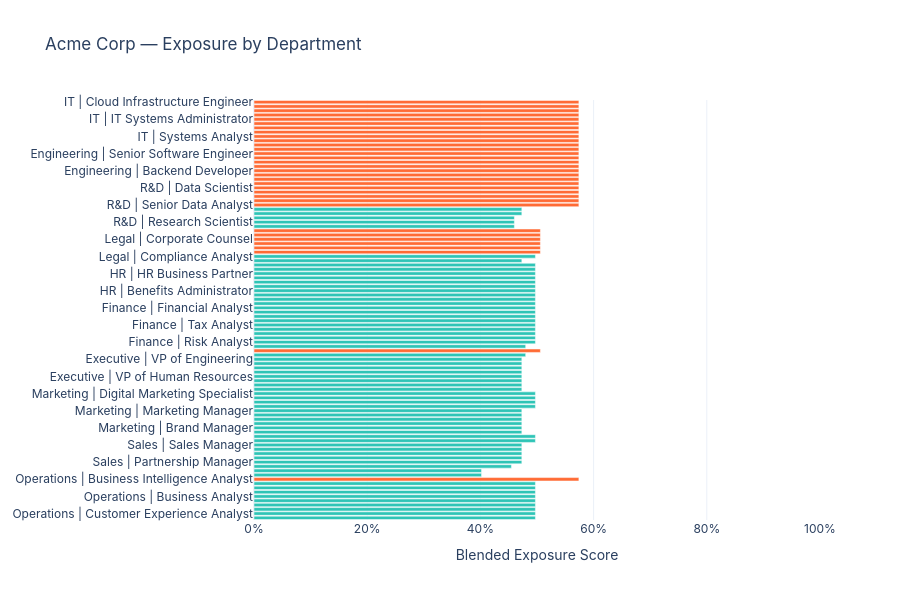

Source (notebook cell):
### Code cell
fig = exposure_heatmap(roles, scores, title="Acme Corp — Exposure by Department")
fig.update_layout(height=600, width=900)
fig.show()

### Figure 1 — Plotly figure (JSON) as saved in the notebook; plotly's stock layout.template omitted (floating-point values rounded to 4 significant figures)
{"data": [{"hovertemplate": "<b>Cloud Infrastructure Engineer</b><br>Department: IT<br>Exposure: 57.40%<br>Headcount: 6<extra></extra>", "marker": {"color": "#FF6B35"}, "name": "IT", "orientation": "h", "showlegend": false, "type": "bar", "x": [0.574], "y": ["IT | Cloud Infrastructure Engineer"]}, {"hovertemplate": "<b>Security Engineer</b><br>Department: IT<br>Exposure: 57.40%<br>Headcount: 4<extra></extra>", "marker": {"color": "#FF6B35"}, "name": "IT", "orientation": "h", "showlegend": false, "type": "bar", "x": [0.574], "y": ["IT | Security Engineer"]}, {"hovertemplate": "<b>Senior Security Engineer</b><br>Department: IT<br>Exposure: 57.40%<br>Headcount: 2<extra></extra>", "marker": {"color": "#FF6B35"}, "name": "IT", "orientation": "h", "showlegend": false, "type": "bar", "x": [0.574], "y": ["IT | Senior Security Engineer"]}, {"hovertemplate": "<b>IT Support Specialist</b><br>Department: IT<br>Exposure: 57.40%<br>Headcount: 8<extra></extra>", "marker": {"color": "#FF6B35"}, "name": "IT", "orientation": "h", "showlegend": false, "type": "bar", "x": [0.574], "y": ["IT | IT Support Specialist"]}, {"hovertemplate": "<b>IT Systems Administrator</b><br>Department: IT<br>Exposure: 57.40%<br>Headcount: 5<extra></extra>", "marker": {"color": "#FF6B35"}, "name": "IT", "orientation": "h", "showlegend": false, "type": "bar", "x": [0.574], "y": ["IT | IT Systems Administrator"]}, {"hovertemplate": "<b>Network Administrator</b><br>Department: IT<br>Exposure: 57.40%<br>Headcount: 3<extra></extra>", "marker": {"color": "#FF6B35"}, "name": "IT", "orientation": "h", "showlegend": false, "type": "bar", "x": [0.574], "y": ["IT | Network Administrator"]}, {"hovertemplate": "<b>Database Administrator</b><br>Department: IT<br>Exposure: 57.40%<br>Headcount: 4<extra></extra>", "marker": {"color": "#FF6B35"}, "name": "IT", "orientation": "h", "showlegend": false, "type": "bar", "x": [0.574], "y": ["IT | Database Administrator"]}, {"hovertemplate": "<b>Technical Support Engineer</b><br>Department: IT<br>Exposure: 57.40%<br>Headcount: 6<extra></extra>", "marker": {"color": "#FF6B35"}, "name": "IT", "orientation": "h", "showlegend": false, "type": "bar", "x": [0.574], "y": ["IT | Technical Support Engineer"]}, {"hovertemplate": "<b>Systems Analyst</b><br>Department: IT<br>Exposure: 57.40%<br>Headcount: 4<extra></extra>", "marker": {"color": "#FF6B35"}, "name": "IT", "orientation": "h", "showlegend": false, "type": "bar", "x": [0.574], "y": ["IT | Systems Analyst"]}, {"hovertemplate": "<b>Business Systems Analyst</b><br>Department: IT<br>Exposure: 57.40%<br>Headcount: 3<extra></extra>", "marker": {"color": "#FF6B35"}, "name": "IT", "orientation": "h", "showlegend": false, "type": "bar", "x": [0.574], "y": ["IT | Business Systems Analyst"]}, {"hovertemplate": "<b>Software Engineer I</b><br>Department: Engineering<br>Exposure: 57.40%<br>Headcount: 35<extra></extra>", "marker": {"color": "#FF6B35"}, "name": "Engineering", "orientation": "h", "showlegend": false, "type": "bar", "x": [0.574], "y": ["Engineering | Software Engineer I"]}, {"hovertemplate": "<b>Software Engineer II</b><br>Department: Engineering<br>Exposure: 57.40%<br>Headcount: 28<extra></extra>", "marker": {"color": "#FF6B35"}, "name": "Engineering", "orientation": "h", "showlegend": false, "type": "bar", "x": [0.574], "y": ["Engineering | Software Engineer II"]}, {"hovertemplate": "<b>Senior Software Engineer</b><br>Department: Engineering<br>Exposure: 57.40%<br>Headcount: 22<extra></extra>", "marker": {"color": "#FF6B35"}, "name": "Engineering", "orientation": "h", "showlegend": false, "type": "bar", "x": [0.574], "y": ["Engineering | Senior Software Engineer"]}, {"hovertemplate": "<b>Staff Software Engineer</b><br>Department: Engineering<br>Exposure: 57.40%<br>Headcount: 8<extra></extra>", "marker": {"color": "#FF6B35"}, "name": "Engineering", "orientation": "h", "showlegend": false, "type": "bar", "x": [0.574], "y": ["Engineering | Staff Software Engineer"]}, {"hovertemplate": "<b>Principal Software Engineer</b><br>Department: Engineering<br>Exposure: 57.40%<br>Headcount: 3<extra></extra>", "marker": {"color": "#FF6B35"}, "name": "Engineering", "orientation": "h", "showlegend": false, "type": "bar", "x": [0.574], "y": ["Engineering | Principal Software Engineer"]}, {"hovertemplate": "<b>Frontend Developer</b><br>Department: Engineering<br>Exposure: 57.40%<br>Headcount: 18<extra></extra>", "marker": {"color": "#FF6B35"}, "name": "Engineering", "orientation": "h", "showlegend": false, "type": "bar", "x": [0.574], "y": ["Engineering | Frontend Developer"]}, {"hovertemplate": "<b>Backend Developer</b><br>Department: Engineering<br>Exposure: 57.40%<br>Headcount: 20<extra></extra>", "marker": {"color": "#FF6B35"}, "name": "Engineering", "orientation": "h", "showlegend": false, "type": "bar", "x": [0.574], "y": ["Engineering | Backend Developer"]}, {"hovertemplate": "<b>Full Stack Developer</b><br>Department: Engineering<br>Exposure: 57.40%<br>Headcount: 15<extra></extra>", "marker": {"color": "#FF6B35"}, "name": "Engineering", "orientation": "h", "showlegend": false, "type": "bar", "x": [0.574], "y": ["Engineering | Full Stack Developer"]}, {"hovertemplate": "<b>Mobile Developer</b><br>Department: Engineering<br>Exposure: 57.40%<br>Headcount: 8<extra></extra>", "marker": {"color": "#FF6B35"}, "name": "Engineering", "orientation": "h", "showlegend": false, "type": "bar", "x": [0.574], "y": ["Engineering | Mobile Developer"]}, {"hovertemplate": "<b>DevOps Engineer</b><br>Department: Engineering<br>Exposure: 57.40%<br>Headcount: 7<extra></extra>", "marker": {"color": "#FF6B35"}, "name": "Engineering", "orientation": "h", "showlegend": false, "type": "bar", "x": [0.574], "y": ["Engineering | DevOps Engineer"]}, {"hovertemplate": "<b>Data Scientist</b><br>Department: R&D<br>Exposure: 57.40%<br>Headcount: 12<extra></extra>", "marker": {"color": "#FF6B35"}, "name": "R&D", "orientation": "h", "showlegend": false, "type": "bar", "x": [0.574], "y": ["R&D | Data Scientist"]}, {"hovertemplate": "<b>Senior Data Scientist</b><br>Department: R&D<br>Exposure: 57.40%<br>Headcount: 6<extra></extra>", "marker": {"color": "#FF6B35"}, "name": "R&D", "orientation": "h", "showlegend": false, "type": "bar", "x": [0.574], "y": ["R&D | Senior Data Scientist"]}, {"hovertemplate": "<b>AI Research Scientist</b><br>Department: R&D<br>Exposure: 57.40%<br>Headcount: 3<extra></extra>", "marker": {"color": "#FF6B35"}, "name": "R&D", "orientation": "h", "showlegend": false, "type": "bar", "x": [0.574], "y": ["R&D | AI Research Scientist"]}, {"hovertemplate": "<b>Data Analyst</b><br>Department: R&D<br>Exposure: 57.40%<br>Headcount: 14<extra></extra>", "marker": {"color": "#FF6B35"}, "name": "R&D", "orientation": "h", "showlegend": false, "type": "bar", "x": [0.574], "y": ["R&D | Data Analyst"]}, {"hovertemplate": "<b>Senior Data Analyst</b><br>Department: R&D<br>Exposure: 57.40%<br>Headcount: 6<extra></extra>", "marker": {"color": "#FF6B35"}, "name": "R&D", "orientation": "h", "showlegend": false, "type": "bar", "x": [0.574], "y": ["R&D | Senior Data Analyst"]}, {"hovertemplate": "<b>Research Director</b><br>Department: R&D<br>Exposure: 47.32%<br>Headcount: 1<extra></extra>", "marker": {"color": "#2EC4B6"}, "name": "R&D", "orientation": "h", "showlegend": false, "type": "bar", "x": [0.4732], "y": ["R&D | Research Director"]}, {"hovertemplate": "<b>R&D Manager</b><br>Department: R&D<br>Exposure: 47.32%<br>Headcount: 2<extra></extra>", "marker": {"color": "#2EC4B6"}, "name": "R&D", "orientation": "h", "showlegend": false, "type": "bar", "x": [0.4732], "y": ["R&D | R&D Manager"]}, {"hovertemplate": "<b>UX Researcher</b><br>Department: R&D<br>Exposure: 46.00%<br>Headcount: 3<extra></extra>", "marker": {"color": "#2EC4B6"}, "name": "R&D", "orientation": "h", "showlegend": false, "type": "bar", "x": [0.46], "y": ["R&D | UX Researcher"]}, {"hovertemplate": "<b>Research Scientist</b><br>Department: R&D<br>Exposure: 46.00%<br>Headcount: 4<extra></extra>", "marker": {"color": "#2EC4B6"}, "name": "R&D", "orientation": "h", "showlegend": false, "type": "bar", "x": [0.46], "y": ["R&D | Research Scientist"]}, {"hovertemplate": "<b>Senior Research Scientist</b><br>Department: R&D<br>Exposure: 46.00%<br>Headcount: 2<extra></extra>", "marker": {"color": "#2EC4B6"}, "name": "R&D", "orientation": "h", "showlegend": false, "type": "bar", "x": [0.46], "y": ["R&D | Senior Research Scientist"]}, {"hovertemplate": "<b>Paralegal</b><br>Department: Legal<br>Exposure: 50.60%<br>Headcount: 4<extra></extra>", "marker": {"color": "#FF6B35"}, "name": "Legal", "orientation": "h", "showlegend": false, "type": "bar", "x": [0.506], "y": ["Legal | Paralegal"]}, {"hovertemplate": "<b>Senior Paralegal</b><br>Department: Legal<br>Exposure: 50.60%<br>Headcount: 2<extra></extra>", "marker": {"color": "#FF6B35"}, "name": "Legal", "orientation": "h", "showlegend": false, "type": "bar", "x": [0.506], "y": ["Legal | Senior Paralegal"]}, {"hovertemplate": "<b>Corporate Counsel</b><br>Department: Legal<br>Exposure: 50.60%<br>Headcount: 3<extra></extra>", "marker": {"color": "#FF6B35"}, "name": "Legal", "orientation": "h", "showlegend": false, "type": "bar", "x": [0.506], "y": ["Legal | Corporate Counsel"]}, {"hovertemplate": "<b>Senior Corporate Counsel</b><br>Department: Legal<br>Exposure: 50.60%<br>Headcount: 2<extra></extra>", "marker": {"color": "#FF6B35"}, "name": "Legal", "orientation": "h", "showlegend": false, "type": "bar", "x": [0.506], "y": ["Legal | Senior Corporate Counsel"]}, {"hovertemplate": "<b>Legal Operations Specialist</b><br>Department: Legal<br>Exposure: 50.60%<br>Headcount: 2<extra></extra>", "marker": {"color": "#FF6B35"}, "name": "Legal", "orientation": "h", "showlegend": false, "type": "bar", "x": [0.506], "y": ["Legal | Legal Operations Specialist"]}, {"hovertemplate": "<b>Contracts Manager</b><br>Department: Legal<br>Exposure: 50.60%<br>Headcount: 1<extra></extra>", "marker": {"color": "#FF6B35"}, "name": "Legal", "orientation": "h", "showlegend": false, "type": "bar", "x": [0.506], "y": ["Legal | Contracts Manager"]}, {"hovertemplate": "<b>Compliance Analyst</b><br>Department: Legal<br>Exposure: 49.72%<br>Headcount: 3<extra></extra>", "marker": {"color": "#2EC4B6"}, "name": "Legal", "orientation": "h", "showlegend": false, "type": "bar", "x": [0.4972], "y": ["Legal | Compliance Analyst"]}, {"hovertemplate": "<b>Compliance Manager</b><br>Department: Legal<br>Exposure: 47.32%<br>Headcount: 1<extra></extra>", "marker": {"color": "#2EC4B6"}, "name": "Legal", "orientation": "h", "showlegend": false, "type": "bar", "x": [0.4732], "y": ["Legal | Compliance Manager"]}, {"hovertemplate": "<b>HR Generalist</b><br>Department: HR<br>Exposure: 49.72%<br>Headcount: 6<extra></extra>", "marker": {"color": "#2EC4B6"}, "name": "HR", "orientation": "h", "showlegend": false, "type": "bar", "x": [0.4972], "y": ["HR | HR Generalist"]}, {"hovertemplate": "<b>Senior HR Generalist</b><br>Department: HR<br>Exposure: 49.72%<br>Headcount: 3<extra></extra>", "marker": {"color": "#2EC4B6"}, "name": "HR", "orientation": "h", "showlegend": false, "type": "bar", "x": [0.4972], "y": ["HR | Senior HR Generalist"]}, {"hovertemplate": "<b>HR Business Partner</b><br>Department: HR<br>Exposure: 49.72%<br>Headcount: 4<extra></extra>", "marker": {"color": "#2EC4B6"}, "name": "HR", "orientation": "h", "showlegend": false, "type": "bar", "x": [0.4972], "y": ["HR | HR Business Partner"]}, {"hovertemplate": "<b>Recruiter</b><br>Department: HR<br>Exposure: 49.72%<br>Headcount: 8<extra></extra>", "marker": {"color": "#2EC4B6"}, "name": "HR", "orientation": "h", "showlegend": false, "type": "bar", "x": [0.4972], "y": ["HR | Recruiter"]}, {"hovertemplate": "<b>Senior Recruiter</b><br>Department: HR<br>Exposure: 49.72%<br>Headcount: 3<extra></extra>", "marker": {"color": "#2EC4B6"}, "name": "HR", "orientation": "h", "showlegend": false, "type": "bar", "x": [0.4972], "y": ["HR | Senior Recruiter"]}, {"hovertemplate": "<b>Compensation Analyst</b><br>Department: HR<br>Exposure: 49.72%<br>Headcount: 2<extra></extra>", "marker": {"color": "#2EC4B6"}, "name": "HR", "orientation": "h", "showlegend": false, "type": "bar", "x": [0.4972], "y": ["HR | Compensation Analyst"]}, {"hovertemplate": "<b>Benefits Administrator</b><br>Department: HR<br>Exposure: 49.72%<br>Headcount: 2<extra></extra>", "marker": {"color": "#2EC4B6"}, "name": "HR", "orientation": "h", "showlegend": false, "type": "bar", "x": [0.4972], "y": ["HR | Benefits Administrator"]}, {"hovertemplate": "<b>Training Coordinator</b><br>Department: HR<br>Exposure: 49.72%<br>Headcount: 3<extra></extra>", "marker": {"color": "#2EC4B6"}, "name": "HR", "orientation": "h", "showlegend": false, "type": "bar", "x": [0.4972], "y": ["HR | Training Coordinator"]}, {"hovertemplate": "<b>Learning & Development Manager</b><br>Department: HR<br>Exposure: 49.72%<br>Headcount: 1<extra></extra>", "marker": {"color": "#2EC4B6"}, "name": "HR", "orientation": "h", "showlegend": false, "type": "bar", "x": [0.4972], "y": ["HR | Learning & Development Manager"]}, {"hovertemplate": "<b>Training Specialist</b><br>Department: HR<br>Exposure: 49.72%<br>Headcount: 4<extra></extra>", "marker": {"color": "#2EC4B6"}, "name": "HR", "orientation": "h", "showlegend": false, "type": "bar", "x": [0.4972], "y": ["HR | Training Specialist"]}, {"hovertemplate": "<b>Financial Analyst</b><br>Department: Finance<br>Exposure: 49.72%<br>Headcount: 10<extra></extra>", "marker": {"color": "#2EC4B6"}, "name": "Finance", "orientation": "h", "showlegend": false, "type": "bar", "x": [0.4972], "y": ["Finance | Financial Analyst"]}, {"hovertemplate": "<b>Senior Financial Analyst</b><br>Department: Finance<br>Exposure: 49.72%<br>Headcount: 5<extra></extra>", "marker": {"color": "#2EC4B6"}, "name": "Finance", "orientation": "h", "showlegend": false, "type": "bar", "x": [0.4972], "y": ["Finance | Senior Financial Analyst"]}, {"hovertemplate": "<b>Accountant</b><br>Department: Finance<br>Exposure: 49.72%<br>Headcount: 8<extra></extra>", "marker": {"color": "#2EC4B6"}, "name": "Finance", "orientation": "h", "showlegend": false, "type": "bar", "x": [0.4972], "y": ["Finance | Accountant"]}, {"hovertemplate": "<b>Senior Accountant</b><br>Department: Finance<br>Exposure: 49.72%<br>Headcount: 4<extra></extra>", "marker": {"color": "#2EC4B6"}, "name": "Finance", "orientation": "h", "showlegend": false, "type": "bar", "x": [0.4972], "y": ["Finance | Senior Accountant"]}, {"hovertemplate": "<b>Tax Analyst</b><br>Department: Finance<br>Exposure: 49.72%<br>Headcount: 3<extra></extra>", "marker": {"color": "#2EC4B6"}, "name": "Finance", "orientation": "h", "showlegend": false, "type": "bar", "x": [0.4972], "y": ["Finance | Tax Analyst"]}, {"hovertemplate": "<b>Internal Auditor</b><br>Department: Finance<br>Exposure: 49.72%<br>Headcount: 2<extra></extra>", "marker": {"color": "#2EC4B6"}, "name": "Finance", "orientation": "h", "showlegend": false, "type": "bar", "x": [0.4972], "y": ["Finance | Internal Auditor"]}, {"hovertemplate": "<b>Pricing Analyst</b><br>Department: Finance<br>Exposure: 49.72%<br>Headcount: 2<extra></extra>", "marker": {"color": "#2EC4B6"}, "name": "Finance", "orientation": "h", "showlegend": false, "type": "bar", "x": [0.4972], "y": ["Finance | Pricing Analyst"]}, {"hovertemplate": "<b>Treasury Analyst</b><br>Department: Finance<br>Exposure: 49.72%<br>Headcount: 2<extra></extra>", "marker": {"color": "#2EC4B6"}, "name": "Finance", "orientation": "h", "showlegend": false, "type": "bar", "x": [0.4972], "y": ["Finance | Treasury Analyst"]}, {"hovertemplate": "<b>Risk Analyst</b><br>Department: Finance<br>Exposure: 49.72%<br>Headcount: 2<extra></extra>", "marker": {"color": "#2EC4B6"}, "name": "Finance", "orientation": "h", "showlegend": false, "type": "bar", "x": [0.4972], "y": ["Finance | Risk Analyst"]}, {"hovertemplate": "<b>Accounts Payable Clerk</b><br>Department: Finance<br>Exposure: 48.00%<br>Headcount: 6<extra></extra>", "marker": {"color": "#2EC4B6"}, "name": "Finance", "orientation": "h", "showlegend": false, "type": "bar", "x": [0.48], "y": ["Finance | Accounts Payable Clerk"]}, {"hovertemplate": "<b>General Counsel</b><br>Department: Executive<br>Exposure: 50.60%<br>Headcount: 1<extra></extra>", "marker": {"color": "#FF6B35"}, "name": "Executive", "orientation": "h", "showlegend": false, "type": "bar", "x": [0.506], "y": ["Executive | General Counsel"]}, {"hovertemplate": "<b>Executive Assistant</b><br>Department: Executive<br>Exposure: 48.00%<br>Headcount: 4<extra></extra>", "marker": {"color": "#2EC4B6"}, "name": "Executive", "orientation": "h", "showlegend": false, "type": "bar", "x": [0.48], "y": ["Executive | Executive Assistant"]}, {"hovertemplate": "<b>VP of Engineering</b><br>Department: Executive<br>Exposure: 47.32%<br>Headcount: 1<extra></extra>", "marker": {"color": "#2EC4B6"}, "name": "Executive", "orientation": "h", "showlegend": false, "type": "bar", "x": [0.4732], "y": ["Executive | VP of Engineering"]}, {"hovertemplate": "<b>CISO</b><br>Department: Executive<br>Exposure: 47.32%<br>Headcount: 1<extra></extra>", "marker": {"color": "#2EC4B6"}, "name": "Executive", "orientation": "h", "showlegend": false, "type": "bar", "x": [0.4732], "y": ["Executive | CISO"]}, {"hovertemplate": "<b>CTO</b><br>Department: Executive<br>Exposure: 47.32%<br>Headcount: 1<extra></extra>", "marker": {"color": "#2EC4B6"}, "name": "Executive", "orientation": "h", "showlegend": false, "type": "bar", "x": [0.4732], "y": ["Executive | CTO"]}, {"hovertemplate": "<b>CFO</b><br>Department: Executive<br>Exposure: 47.32%<br>Headcount: 1<extra></extra>", "marker": {"color": "#2EC4B6"}, "name": "Executive", "orientation": "h", "showlegend": false, "type": "bar", "x": [0.4732], "y": ["Executive | CFO"]}, {"hovertemplate": "<b>VP of Human Resources</b><br>Department: Executive<br>Exposure: 47.32%<br>Headcount: 1<extra></extra>", "marker": {"color": "#2EC4B6"}, "name": "Executive", "orientation": "h", "showlegend": false, "type": "bar", "x": [0.4732], "y": ["Executive | VP of Human Resources"]}, {"hovertemplate": "<b>Chief People Officer</b><br>Department: Executive<br>Exposure: 47.32%<br>Headcount: 1<extra></extra>", "marker": {"color": "#2EC4B6"}, "name": "Executive", "orientation": "h", "showlegend": false, "type": "bar", "x": [0.4732], "y": ["Executive | Chief People Officer"]}, {"hovertemplate": "<b>CMO</b><br>Department: Executive<br>Exposure: 47.32%<br>Headcount: 1<extra></extra>", "marker": {"color": "#2EC4B6"}, "name": "Executive", "orientation": "h", "showlegend": false, "type": "bar", "x": [0.4732], "y": ["Executive | CMO"]}, {"hovertemplate": "<b>VP of Product</b><br>Department: Executive<br>Exposure: 47.32%<br>Headcount: 1<extra></extra>", "marker": {"color": "#2EC4B6"}, "name": "Executive", "orientation": "h", "showlegend": false, "type": "bar", "x": [0.4732], "y": ["Executive | VP of Product"]}, {"hovertemplate": "<b>Digital Marketing Specialist</b><br>Department: Marketing<br>Exposure: 49.72%<br>Headcount: 6<extra></extra>", "marker": {"color": "#2EC4B6"}, "name": "Marketing", "orientation": "h", "showlegend": false, "type": "bar", "x": [0.4972], "y": ["Marketing | Digital Marketing Specialist"]}, {"hovertemplate": "<b>SEO Specialist</b><br>Department: Marketing<br>Exposure: 49.72%<br>Headcount: 3<extra></extra>", "marker": {"color": "#2EC4B6"}, "name": "Marketing", "orientation": "h", "showlegend": false, "type": "bar", "x": [0.4972], "y": ["Marketing | SEO Specialist"]}, {"hovertemplate": "<b>Marketing Analyst</b><br>Department: Marketing<br>Exposure: 49.72%<br>Headcount: 4<extra></extra>", "marker": {"color": "#2EC4B6"}, "name": "Marketing", "orientation": "h", "showlegend": false, "type": "bar", "x": [0.4972], "y": ["Marketing | Marketing Analyst"]}, {"hovertemplate": "<b>Event Coordinator</b><br>Department: Marketing<br>Exposure: 49.72%<br>Headcount: 2<extra></extra>", "marker": {"color": "#2EC4B6"}, "name": "Marketing", "orientation": "h", "showlegend": false, "type": "bar", "x": [0.4972], "y": ["Marketing | Event Coordinator"]}, {"hovertemplate": "<b>Marketing Manager</b><br>Department: Marketing<br>Exposure: 47.32%<br>Headcount: 3<extra></extra>", "marker": {"color": "#2EC4B6"}, "name": "Marketing", "orientation": "h", "showlegend": false, "type": "bar", "x": [0.4732], "y": ["Marketing | Marketing Manager"]}, {"hovertemplate": "<b>Senior Marketing Manager</b><br>Department: Marketing<br>Exposure: 47.32%<br>Headcount: 2<extra></extra>", "marker": {"color": "#2EC4B6"}, "name": "Marketing", "orientation": "h", "showlegend": false, "type": "bar", "x": [0.4732], "y": ["Marketing | Senior Marketing Manager"]}, {"hovertemplate": "<b>Content Marketing Manager</b><br>Department: Marketing<br>Exposure: 47.32%<br>Headcount: 2<extra></extra>", "marker": {"color": "#2EC4B6"}, "name": "Marketing", "orientation": "h", "showlegend": false, "type": "bar", "x": [0.4732], "y": ["Marketing | Content Marketing Manager"]}, {"hovertemplate": "<b>Social Media Manager</b><br>Department: Marketing<br>Exposure: 47.32%<br>Headcount: 2<extra></extra>", "marker": {"color": "#2EC4B6"}, "name": "Marketing", "orientation": "h", "showlegend": false, "type": "bar", "x": [0.4732], "y": ["Marketing | Social Media Manager"]}, {"hovertemplate": "<b>Brand Manager</b><br>Department: Marketing<br>Exposure: 47.32%<br>Headcount: 2<extra></extra>", "marker": {"color": "#2EC4B6"}, "name": "Marketing", "orientation": "h", "showlegend": false, "type": "bar", "x": [0.4732], "y": ["Marketing | Brand Manager"]}, {"hovertemplate": "<b>Product Marketing Manager</b><br>Department: Marketing<br>Exposure: 47.32%<br>Headcount: 3<extra></extra>", "marker": {"color": "#2EC4B6"}, "name": "Marketing", "orientation": "h", "showlegend": false, "type": "bar", "x": [0.4732], "y": ["Marketing | Product Marketing Manager"]}, {"hovertemplate": "<b>Sales Operations Analyst</b><br>Department: Sales<br>Exposure: 49.72%<br>Headcount: 3<extra></extra>", "marker": {"color": "#2EC4B6"}, "name": "Sales", "orientation": "h", "showlegend": false, "type": "bar", "x": [0.4972], "y": ["Sales | Sales Operations Analyst"]}, {"hovertemplate": "<b>Revenue Operations Analyst</b><br>Department: Sales<br>Exposure: 49.72%<br>Headcount: 2<extra></extra>", "marker": {"color": "#2EC4B6"}, "name": "Sales", "orientation": "h", "showlegend": false, "type": "bar", "x": [0.4972], "y": ["Sales | Revenue Operations Analyst"]}, {"hovertemplate": "<b>Sales Manager</b><br>Department: Sales<br>Exposure: 47.32%<br>Headcount: 3<extra></extra>", "marker": {"color": "#2EC4B6"}, "name": "Sales", "orientation": "h", "showlegend": false, "type": "bar", "x": [0.4732], "y": ["Sales | Sales Manager"]}, {"hovertemplate": "<b>Regional Sales Director</b><br>Department: Sales<br>Exposure: 47.32%<br>Headcount: 2<extra></extra>", "marker": {"color": "#2EC4B6"}, "name": "Sales", "orientation": "h", "showlegend": false, "type": "bar", "x": [0.4732], "y": ["Sales | Regional Sales Director"]}, {"hovertemplate": "<b>Customer Success Manager</b><br>Department: Sales<br>Exposure: 47.32%<br>Headcount: 6<extra></extra>", "marker": {"color": "#2EC4B6"}, "name": "Sales", "orientation": "h", "showlegend": false, "type": "bar", "x": [0.4732], "y": ["Sales | Customer Success Manager"]}, {"hovertemplate": "<b>Channel Sales Manager</b><br>Department: Sales<br>Exposure: 47.32%<br>Headcount: 2<extra></extra>", "marker": {"color": "#2EC4B6"}, "name": "Sales", "orientation": "h", "showlegend": false, "type": "bar", "x": [0.4732], "y": ["Sales | Channel Sales Manager"]}, {"hovertemplate": "<b>Partnership Manager</b><br>Department: Sales<br>Exposure: 47.32%<br>Headcount: 2<extra></extra>", "marker": {"color": "#2EC4B6"}, "name": "Sales", "orientation": "h", "showlegend": false, "type": "bar", "x": [0.4732], "y": ["Sales | Partnership Manager"]}, {"hovertemplate": "<b>Proposal Writer</b><br>Department: Sales<br>Exposure: 45.48%<br>Headcount: 2<extra></extra>", "marker": {"color": "#2EC4B6"}, "name": "Sales", "orientation": "h", "showlegend": false, "type": "bar", "x": [0.4548], "y": ["Sales | Proposal Writer"]}, {"hovertemplate": "<b>Sales Representative</b><br>Department: Sales<br>Exposure: 40.20%<br>Headcount: 20<extra></extra>", "marker": {"color": "#2EC4B6"}, "name": "Sales", "orientation": "h", "showlegend": false, "type": "bar", "x": [0.402], "y": ["Sales | Sales Representative"]}, {"hovertemplate": "<b>Senior Sales Representative</b><br>Department: Sales<br>Exposure: 40.20%<br>Headcount: 10<extra></extra>", "marker": {"color": "#2EC4B6"}, "name": "Sales", "orientation": "h", "showlegend": false, "type": "bar", "x": [0.402], "y": ["Sales | Senior Sales Representative"]}, {"hovertemplate": "<b>Business Intelligence Analyst</b><br>Department: Operations<br>Exposure: 57.40%<br>Headcount: 5<extra></extra>", "marker": {"color": "#FF6B35"}, "name": "Operations", "orientation": "h", "showlegend": false, "type": "bar", "x": [0.574], "y": ["Operations | Business Intelligence Analyst"]}, {"hovertemplate": "<b>Project Manager</b><br>Department: Operations<br>Exposure: 49.72%<br>Headcount: 7<extra></extra>", "marker": {"color": "#2EC4B6"}, "name": "Operations", "orientation": "h", "showlegend": false, "type": "bar", "x": [0.4972], "y": ["Operations | Project Manager"]}, {"hovertemplate": "<b>Senior Project Manager</b><br>Department: Operations<br>Exposure: 49.72%<br>Headcount: 4<extra></extra>", "marker": {"color": "#2EC4B6"}, "name": "Operations", "orientation": "h", "showlegend": false, "type": "bar", "x": [0.4972], "y": ["Operations | Senior Project Manager"]}, {"hovertemplate": "<b>Program Manager</b><br>Department: Operations<br>Exposure: 49.72%<br>Headcount: 3<extra></extra>", "marker": {"color": "#2EC4B6"}, "name": "Operations", "orientation": "h", "showlegend": false, "type": "bar", "x": [0.4972], "y": ["Operations | Program Manager"]}, {"hovertemplate": "<b>Business Analyst</b><br>Department: Operations<br>Exposure: 49.72%<br>Headcount: 6<extra></extra>", "marker": {"color": "#2EC4B6"}, "name": "Operations", "orientation": "h", "showlegend": false, "type": "bar", "x": [0.4972], "y": ["Operations | Business Analyst"]}, {"hovertemplate": "<b>Senior Business Analyst</b><br>Department: Operations<br>Exposure: 49.72%<br>Headcount: 3<extra></extra>", "marker": {"color": "#2EC4B6"}, "name": "Operations", "orientation": "h", "showlegend": false, "type": "bar", "x": [0.4972], "y": ["Operations | Senior Business Analyst"]}, {"hovertemplate": "<b>Procurement Specialist</b><br>Department: Operations<br>Exposure: 49.72%<br>Headcount: 4<extra></extra>", "marker": {"color": "#2EC4B6"}, "name": "Operations", "orientation": "h", "showlegend": false, "type": "bar", "x": [0.4972], "y": ["Operations | Procurement Specialist"]}, {"hovertemplate": "<b>Supply Chain Analyst</b><br>Department: Operations<br>Exposure: 49.72%<br>Headcount: 3<extra></extra>", "marker": {"color": "#2EC4B6"}, "name": "Operations", "orientation": "h", "showlegend": false, "type": "bar", "x": [0.4972], "y": ["Operations | Supply Chain Analyst"]}, {"hovertemplate": "<b>Customer Experience Analyst</b><br>Department: Operations<br>Exposure: 49.72%<br>Headcount: 3<extra></extra>", "marker": {"color": "#2EC4B6"}, "name": "Operations", "orientation": "h", "showlegend": false, "type": "bar", "x": [0.4972], "y": ["Operations | Customer Experience Analyst"]}, {"hovertemplate": "<b>Change Management Specialist</b><br>Department: Operations<br>Exposure: 49.72%<br>Headcount: 2<extra></extra>", "marker": {"color": "#2EC4B6"}, "name": "Operations", "orientation": "h", "showlegend": false, "type": "bar", "x": [0.4972], "y": ["Operations | Change Management Specialist"]}], "layout": {"font": {"family": "Inter, sans-serif", "size": 12}, "height": 600, "margin": {"l": 250}, "title": {"text": "Acme Corp — Exposure by Department"}, "width": 900, "xaxis": {"range": [0, 1], "tickformat": ".0%", "title": {"text": "Blended Exposure Score"}}, "yaxis": {"autorange": "reversed"}}}
